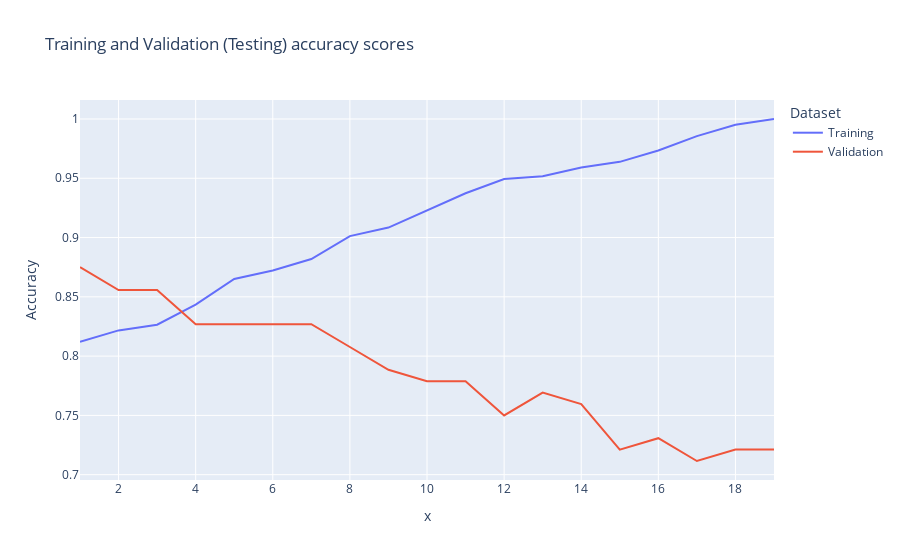

Source (notebook cell):
### Code cell
data_df = transformation()
data_df['TotalIncome'] =  data_df['ApplicantIncome'] + data_df['CoapplicantIncome']
   
X_train, X_test, y_train, y_test = split_data(data_df)
depth, train_acc, val_acc = dec_Tree(X_train, X_test, y_train, y_test)
display_acc_scores(depth, train_acc, val_acc)

### Figure 1 — Plotly figure (JSON) as saved in the notebook; plotly's stock layout.template omitted (floating-point values rounded to 4 significant figures)
{"data": [{"hovertemplate": "Dataset=Training<br>x=%{x}<br>Accuracy=%{y}<extra></extra>", "legendgroup": "Training", "line": {"color": "#636efa", "dash": "solid"}, "marker": {"symbol": "circle"}, "mode": "lines", "name": "Training", "orientation": "v", "showlegend": true, "type": "scatter", "x": [1, 2, 3, 4, 5, 6, 7, 8, 9, 10, 11, 12, 13, 14, 15, 16, 17, 18, 19], "xaxis": "x", "y": [0.812, 0.8217, 0.8265, 0.8434, 0.8651, 0.8723, 0.8819, 0.9012, 0.9084, 0.9229, 0.9373, 0.9494, 0.9518, 0.959, 0.9639, 0.9735, 0.9855, 0.9952, 1], "yaxis": "y"}, {"hovertemplate": "Dataset=Validation<br>x=%{x}<br>Accuracy=%{y}<extra></extra>", "legendgroup": "Validation", "line": {"color": "#EF553B", "dash": "solid"}, "marker": {"symbol": "circle"}, "mode": "lines", "name": "Validation", "orientation": "v", "showlegend": true, "type": "scatter", "x": [1, 2, 3, 4, 5, 6, 7, 8, 9, 10, 11, 12, 13, 14, 15, 16, 17, 18, 19], "xaxis": "x", "y": [0.875, 0.8558, 0.8558, 0.8269, 0.8269, 0.8269, 0.8269, 0.8077, 0.7885, 0.7788, 0.7788, 0.75, 0.7692, 0.7596, 0.7212, 0.7308, 0.7115, 0.7212, 0.7212], "yaxis": "y"}], "layout": {"legend": {"title": {"text": "Dataset"}, "tracegroupgap": 0}, "title": {"text": "Training and Validation (Testing) accuracy scores"}, "xaxis": {"anchor": "y", "domain": [0, 1], "title": {"text": "x"}}, "yaxis": {"anchor": "x", "domain": [0, 1], "title": {"text": "Accuracy"}}}}
